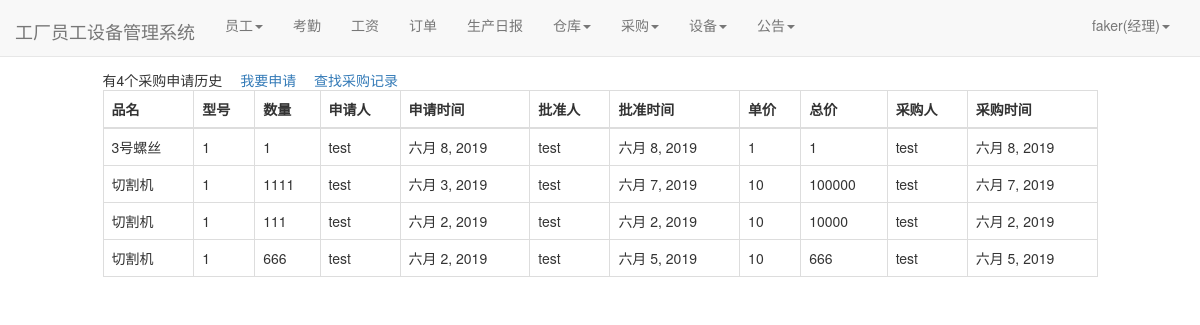
/warehouse/buyed_list/ (signed in), run on an earlier commit of the app's database.
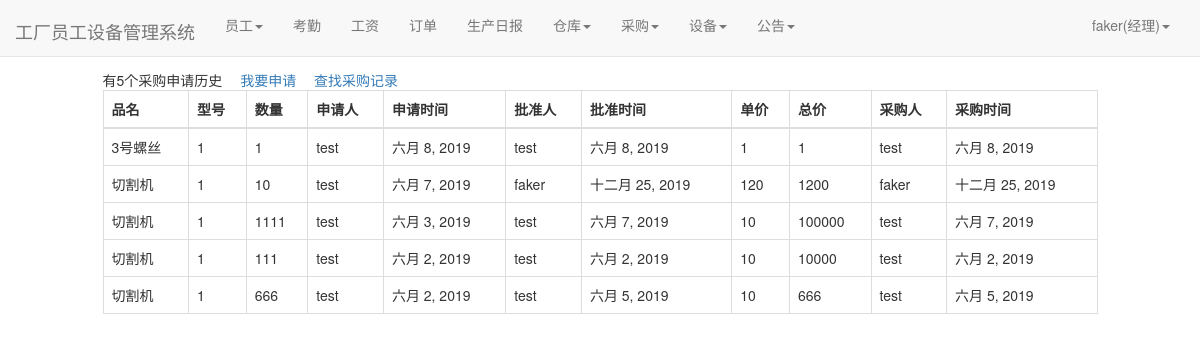
And on a later commit of the database.
### warehouse/models.py (models this page shows)
class PurchaseList(models.Model):#采购单
    good_name = models.CharField(max_length=100, verbose_name="品名")
    good_version = models.CharField(max_length=100, verbose_name="型号")
    good_num = models.IntegerField(verbose_name="数量")
    apply_staff_name = models.ForeignKey(User, on_delete=models.CASCADE, verbose_name="申请人",null=True,blank=True, related_name='purchase_a')
    apply_date = models.DateField(auto_now_add=True, verbose_name="申请日期")
    sanction_staff_name = models.ForeignKey(User, on_delete=models.CASCADE, verbose_name="批准人", null=True,blank=True,related_name='purchase_b')
    sanction_date = models.DateField(auto_now=True, verbose_name="批准日期",null=True,blank=True)
    price = models.BigIntegerField(null=True,blank=True,verbose_name="单价")
    total_price = models.BigIntegerField(verbose_name="总价",null=True,blank=True)
    buyer_name = models.ForeignKey(User, on_delete=models.DO_NOTHING,null=True,blank=True, verbose_name="采购员", related_name='purchase_c')
    buyer_date = models.DateField(auto_now=True, verbose_name="采购日期",null=True,blank=True)
    class Meta:
        ordering = ['-apply_date']

### warehouse/views.py (the view)
# urls.py: path('buyed_list/', views.buyed_list, name='buyed_list'),
def buyed_list(request):
    purchaselists = PurchaseList.objects.filter(~Q(buyer_name=None))
    context = {}
    context['count'] = purchaselists.count()
    context['purchaselists'] = purchaselists
    return render(request, 'buyed_list.html', context)

### user/models.py (called while the page is built)
def get_staff_type(self):
    if Profile.objects.filter(user=self).exists():
        profile = Profile.objects.get(user=self)
        return profile.staff_type
    else:
        return ''

### warehouse/templates/buyed_list.html (shortened to what this page needs)
{% extends 'base.html' %}
{% if user.is_authenticated %}
                        {% block nav_facility_active %}active{% endblock %}
{% endif %}
{% block content %}
    <div class="containter">
        <div class="row">
            <div class="col-xs-10 col-xs-offset-1">
                {% if user.is_authenticated %}
                {% if user.get_staff_type == '经理' %}
                    <div>
                        <span style="margin-right: 1em">有{{count}}个采购申请历史</span>
                        <a href="{%url 'apply' user.pk%}">我要申请</a>
                        <span style="margin-left: 1em"><a href="{% url 'purchaseList_select' %}">查找采购记录</a></span></div>
                    <table class="table table-bordered table-hover">
                      <thead>
                        <tr>
                          <th scope="col">品名</th>
                            <th scope="col">型号</th>
                            <th scope="col">数量</th>
                             <th scope="col">申请人</th>
                            <th scope="col">申请时间</th>
                            <th scope="col">批准人</th>
                            <th scope="col">批准时间</th>
                            <th scope="col">单价</th>
                            <th scope="col">总价</th>
                            <th scope="col">采购人</th>
                            <th scope="col">采购时间</th>
                        </tr>
                      </thead>
                      <tbody>
                      {%for purchaselist in purchaselists%}
                        <tr>
                          <td>{{purchaselist.good_name}}</td>
                            <td>{{purchaselist.good_version}}</td>
                          <td>{{purchaselist.good_num}}</td>
                            <td>{{purchaselist.apply_staff_name}}</td>
                          <td>{{purchaselist.apply_date}}</td>
                            <td>{{purchaselist.sanction_staff_name}}</td>
                          <td>{{purchaselist.sanction_date}}</td>
                             <td>{{purchaselist.price}}</td>
                          <td>{{purchaselist.total_price}}</td>
                            <td>{{purchaselist.buyer_name}}</td>
                          <td>{{purchaselist.buyer_date}}</td>
                        </tr>
                      {% endfor %}
                      </tbody>
                    </table>
                {% endif %}
                {% else %}
                    <span>未登录，跳转到首页...</span>
                    <script type="text/javascript">
                        window.location.href = '/';
                    </script>
                {% endif %}
            </div>
        </div>
    </div>
{% endblock %}

What changed in the data, as far as the page shows it:
now on this page (row edited): PurchaseList: good_name "切割机", good_version "1", good_num "10", apply_staff_name "test", apply_date "六月 7, 2019", sanction_staff_name "faker", sanction_date "十二月 25, 2019", price "120", total_price "1200", buyer_name "faker", buyer_date "十二月 25, 2019"
Also different on the page:
{{ count }}: "4" → "5"
